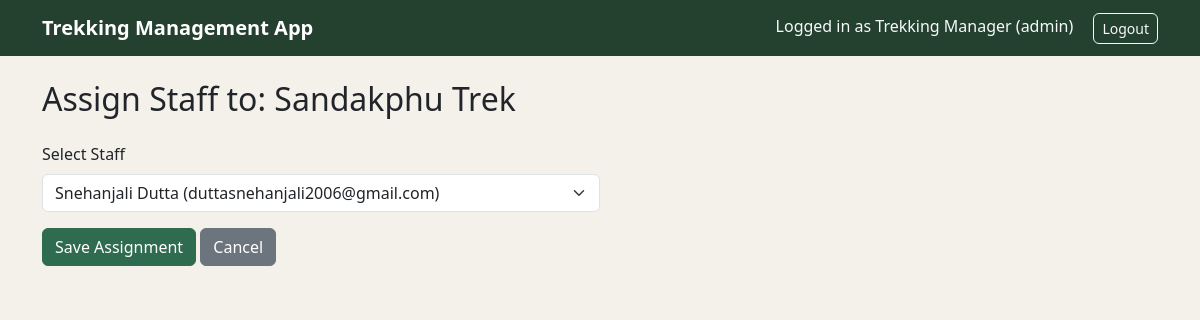
Page /admin/treks/1/assign (signed in) on the committed database.
### models.py (models this page shows, shortened)
class User(db.Model, UserMixin):
    __tablename__='users'
    id=db.Column(db.Integer,primary_key=True)
    name=db.Column(db.String(80),nullable=False)
    email=db.Column(db.String(120),unique=True,nullable=False)
    password_hash=db.Column(db.String(256),nullable=False)
    contact_details=db.Column(db.String(20))
    role=db.Column(db.String(20),nullable=False)
    approval_status=db.Column(db.String(20),default='Pending')
    is_blacklisted=db.Column(db.Boolean,default=False)
    created_at=db.Column(db.DateTime,default=datetime.utcnow)

class Trek(db.Model):
    __tablename__='treks'
    id=db.Column(db.Integer,primary_key=True)
    name=db.Column(db.String(120),nullable=False)
    location=db.Column(db.String(150),nullable=False)
    difficulty=db.Column(db.String(20),nullable=False)
    duration=db.Column(db.Integer,nullable=False)
    total_slots=db.Column(db.Integer,nullable=False)
    available_slots=db.Column(db.Integer,nullable=False)
    status=db.Column(db.String(20),nullable=False,default='Pending')
    start_date=db.Column(db.Date,nullable=False)
    end_date=db.Column(db.Date,nullable=False)
    assigned_staff_id=db.Column(db.Integer,db.ForeignKey('users.id'),nullable=True)
    assigned_staff=db.relationship('User',backref='assigned_treks')

### routes/admin.py (the view)
@admin_bp.route('/treks/<int:trek_id>/assign', methods=['GET', 'POST'])
@login_required
@role_required('admin')
def assign_staff(trek_id):
    trek = Trek.query.get_or_404(trek_id)
    approved_staff = User.query.filter_by(role='staff', approval_status='Approved', is_blacklisted=False).all()
    if request.method == 'POST':
        staff_id = request.form.get('staff_id')
        trek.assigned_staff_id = int(staff_id) if staff_id else None
        db.session.commit()
        flash('Staff assignment updated.', 'success')
        return redirect(url_for('admin.manage_treks'))
    return render_template('admin/assign_staff.html', trek=trek, staff_list=approved_staff)

### app.py (called while the page is built)
@login_manager.user_loader
def load_user(user_id):
    return db.session.get(User, int(user_id))

### templates/admin/assign_staff.html (shortened to what this page needs)
{% extends "base.html" %}
{% block content %}
<h2 class="mb-4">Assign Staff to: {{ trek.name }}</h2>
<form method="POST" class="col-md-6">
    <div class="mb-3">
        <label class="form-label">Select Staff</label>
        <select class="form-select" name="staff_id">
            {% for staff in staff_list %}
            <option value="{{ staff.id }}" {% if trek.assigned_staff_id == staff.id %}selected{% endif %}>
                {{ staff.name }} ({{ staff.email }})
            </option>
            {% endfor %}
        </select>
    </div>
    <button type="submit" class="btn btn-primary">Save Assignment</button>
    <a href="{{ url_for('admin.manage_treks') }}" class="btn btn-secondary">Cancel</a>
</form>
{% endblock %}

### templates/base.html (shortened to what this page needs)
<!DOCTYPE html>
<html lang="en">
<head>
    <link href="https://cdn.jsdelivr.net/npm/bootstrap@5.3.3/dist/css/bootstrap.min.css" rel="stylesheet">
    <link href="{{ url_for('static', filename='css/style.css') }}" rel="stylesheet">
</head>
<body>
<nav class="navbar navbar-expand-lg navbar-dark bg-success">
    <div class="container">
        <a class="navbar-brand" href="{{ url_for('home') }}">Trekking Management App</a>
        <div>
            {% if current_user.is_authenticated %}
                <span class="navbar-text text-light me-3">
                    Logged in as {{ current_user.name }} ({{ current_user.role }})
                </span>
                <a class="btn btn-outline-light btn-sm" href="{{ url_for('auth.logout') }}">Logout</a>
            {% else %}
                <a class="btn btn-outline-light btn-sm me-2" href="{{ url_for('auth.login') }}">Login</a>
                <a class="btn btn-light btn-sm" href="{{ url_for('auth.register') }}">Register</a>
            {% endif %}
        </div>
    </div>
</nav>
<div class="container mt-4">
    {% block content %}
    {% endblock %}
</div>
</body>
</html>

### static/css/style.css (style rules this page uses)
:root { --bs-primary: #2f6b4f; --bs-primary-rgb: 47, 107, 79; --bs-success: #4a8a3a; --bs-success-rgb: 74, 138, 58; --bs-secondary: #6b6157; --bs-secondary-rgb: 107, 97, 87; }
body { background-color: #f4f1eb; }
.navbar { background-color: #24402f !important; }
.navbar-brand { font-weight: 600; }
.btn { border-radius: 6px; }
.btn-primary { background-color: #2f6b4f; border-color: #2f6b4f; }

### rows in the picture
User: name "Trekking Manager", role "admin"
Trek: name "Sandakphu Trek", staff_id "Snehanjali Dutta (duttasnehanjali2006@gmail.com)"
